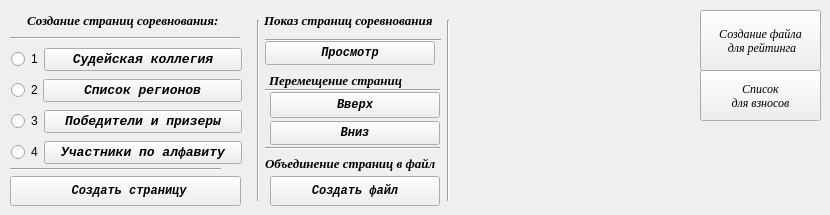
    <widget class="QWidget" name="tab_7">
     <attribute name="title">
      <string>Дополнительно</string>
     </attribute>
     <widget class="QPushButton" name="Button_made_R_file">
      <property name="geometry">
       <rect>
        <x>700</x>
        <y>10</y>
        <width>121</width>
        <height>61</height>
       </rect>
      </property>
      <property name="font">
       <font>
        <family>Times New Roman</family>
        <italic>true</italic>
       </font>
      </property>
      <property name="text">
       <string>Создание файла
 для рейтинга</string>
      </property>
      <property name="shortcut">
       <string/>
      </property>
      <property name="autoRepeat">
       <bool>false</bool>
      </property>
      <property name="default">
       <bool>false</bool>
      </property>
      <property name="flat">
       <bool>false</bool>
      </property>
     </widget>
     <widget class="Line" name="line_6">
      <property name="geometry">
       <rect>
        <x>250</x>
        <y>20</y>
        <width>16</width>
        <height>181</height>
       </rect>
      </property>
      <property name="orientation">
       <enum>Qt::Vertical</enum>
      </property>
     </widget>
     <widget class="QLabel" name="label_48">
      <property name="geometry">
       <rect>
        <x>27</x>
        <y>10</y>
        <width>211</width>
        <height>20</height>
       </rect>
      </property>
      <property name="font">
       <font>
        <family>Times New Roman</family>
        <pointsize>10</pointsize>
        <weight>75</weight>
        <italic>true</italic>
        <bold>true</bold>
       </font>
      </property>
      <property name="text">
       <string>Создание страниц соревнования:</string>
      </property>
     </widget>
     <widget class="Line" name="line_7">
      <property name="geometry">
       <rect>
        <x>10</x>
        <y>30</y>
        <width>230</width>
        <height>16</height>
       </rect>
      </property>
      <property name="orientation">
       <enum>Qt::Horizontal</enum>
      </property>
     </widget>
     <widget class="Line" name="line_8">
      <property name="geometry">
       <rect>
        <x>10</x>
        <y>161</y>
        <width>211</width>
        <height>16</height>
       </rect>
      </property>
      <property name="orientation">
       <enum>Qt::Horizontal</enum>
      </property>
     </widget>
     <widget class="QPushButton" name="Button_made_page_pdf">
      <property name="geometry">
       <rect>
        <x>10</x>
        <y>176</y>
        <width>231</width>
        <height>30</height>
       </rect>
      </property>
      <property name="font">
       <font>
        <family>Courier New</family>
        <weight>75</weight>
        <italic>true</italic>
        <bold>true</bold>
       </font>
      </property>
      <property name="text">
       <string> Создать страницу</string>
      </property>
     </widget>
     <widget class="QPushButton" name="Button_up">
      <property name="geometry">
       <rect>
        <x>270</x>
        <y>92</y>
        <width>170</width>
        <height>26</height>
       </rect>
      </property>
      <property name="font">
       <font>
        <family>Courier New</family>
        <weight>75</weight>
        <italic>true</italic>
        <bold>true</bold>
        <underline>false</underline>
       </font>
      </property>
      <property name="text">
       <string>Вверх</string>
      </property>
     </widget>
     <widget class="QPushButton" name="Button_down">
      <property name="geometry">
       <rect>
        <x>270</x>
        <y>121</y>
        <width>170</width>
        <height>24</height>
       </rect>
      </property>
      <property name="font">
       <font>
        <family>Courier New</family>
        <weight>75</weight>
        <italic>true</italic>
        <bold>true</bold>
        <underline>false</underline>
       </font>
      </property>
      <property name="text">
       <string>Вниз</string>
      </property>
     </widget>
     <widget class="QLabel" name="label_54">
      <property name="geometry">
       <rect>
        <x>269</x>
        <y>70</y>
        <width>171</width>
        <height>20</height>
       </rect>
      </property>
      <property name="font">
       <font>
        <family>Times New Roman</family>
        <pointsize>10</pointsize>
        <weight>75</weight>
        <italic>true</italic>
        <bold>true</bold>
       </font>
      </property>
      <property name="text">
       <string>Перемещение страниц</string>
      </property>
     </widget>
     <widget class="Line" name="line_9">
      <property name="geometry">
       <rect>
        <x>265</x>
        <y>140</y>
        <width>175</width>
        <height>16</height>
       </rect>
      </property>
      <property name="orientation">
       <enum>Qt::Horizontal</enum>
      </property>
     </widget>
     <widget class="Line" name="line_10">
      <property name="geometry">
       <rect>
        <x>265</x>
        <y>82</y>
        <width>175</width>
        <height>16</height>
       </rect>
      </property>
      <property name="orientation">
       <enum>Qt::Horizontal</enum>
      </property>
     </widget>
     <widget class="QPushButton" name="Button_made_one_file_pdf">
      <property name="geometry">
       <rect>
        <x>270</x>
        <y>176</y>
        <width>170</width>
        <height>30</height>
       </rect>
      </property>
      <property name="font">
       <font>
        <family>Courier New</family>
        <weight>75</weight>
        <italic>true</italic>
        <bold>true</bold>
       </font>
      </property>
      <property name="text">
       <string>Создать файл</string>
      </property>
     </widget>
     <widget class="QLabel" name="label_55">
      <property name="geometry">
       <rect>
        <x>265</x>
        <y>153</y>
        <width>191</width>
        <height>20</height>
       </rect>
      </property>
      <property name="font">
       <font>
        <family>Times New Roman</family>
        <pointsize>10</pointsize>
        <weight>75</weight>
        <italic>true</italic>
        <bold>true</bold>
       </font>
      </property>
      <property name="text">
       <string>Объединение страниц в файл</string>
      </property>
     </widget>
     <widget class="Line" name="line_11">
      <property name="geometry">
       <rect>
        <x>440</x>
        <y>20</y>
        <width>16</width>
        <height>181</height>
       </rect>
      </property>
      <property name="orientation">
       <enum>Qt::Vertical</enum>
      </property>
     </widget>
     <widget class="QWidget" name="layoutWidget">
      <property name="geometry">
       <rect>
        <x>11</x>
        <y>41</y>
        <width>231</width>
        <height>133</height>
       </rect>
      </property>
      <layout class="QVBoxLayout" name="verticalLayout_41">
       <property name="spacing">
        <number>1</number>
       </property>
       <item>
        <layout class="QHBoxLayout" name="horizontalLayout">
         <property name="spacing">
          <number>1</number>
         </property>
         <item>
          <widget class="QRadioButton" name="radioButton_GSK">
           <property name="layoutDirection">
            <enum>Qt::LeftToRight</enum>
           </property>
           <property name="text">
            <string>1</string>
           </property>
          </widget>
         </item>
         <item>
          <widget class="QPushButton" name="Button_list_referee">
           <property name="sizePolicy">
            <sizepolicy hsizetype="Expanding" vsizetype="Fixed">
             <horstretch>0</horstretch>
             <verstretch>0</verstretch>
            </sizepolicy>
           </property>
           <property name="font">
            <font>
             <family>Courier New</family>
             <pointsize>10</pointsize>
             <weight>75</weight>
             <italic>true</italic>
             <bold>true</bold>
            </font>
           </property>
           <property name="text">
            <string>Судейская коллегия</string>
           </property>
          </widget>
         </item>
        </layout>
       </item>
       <item>
        <layout class="QHBoxLayout" name="horizontalLayout_3">
         <property name="spacing">
          <number>0</number>
         </property>
         <item>
          <widget class="QRadioButton" name="radioButton_regions">
           <property name="sizePolicy">
            <sizepolicy hsizetype="Fixed" vsizetype="Fixed">
             <horstretch>0</horstretch>
             <verstretch>0</verstretch>
            </sizepolicy>
           </property>
           <property name="text">
            <string>2</string>
           </property>
          </widget>
         </item>
         <item>
          <widget class="QPushButton" name="Button_list_regions">
           <property name="sizePolicy">
            <sizepolicy hsizetype="Expanding" vsizetype="Fixed">
             <horstretch>0</horstretch>
             <verstretch>0</verstretch>
            </sizepolicy>
           </property>
           <property name="font">
            <font>
             <family>Courier New</family>
             <pointsize>10</pointsize>
             <weight>75</weight>
             <italic>true</italic>
             <bold>true</bold>
            </font>
           </property>
           <property name="text">
            <string>Список регионов</string>
           </property>
          </widget>
         </item>
        </layout>
       </item>
       <item>
        <layout class="QHBoxLayout" name="horizontalLayout_10">
         <property name="spacing">
          <number>1</number>
         </property>
         <item>
          <widget class="QRadioButton" name="radioButton_winner">
           <property name="sizePolicy">
            <sizepolicy hsizetype="Minimum" vsizetype="Fixed">
             <horstretch>0</horstretch>
             <verstretch>1</verstretch>
            </sizepolicy>
           </property>
           <property name="text">
            <string>3</string>
           </property>
          </widget>
         </item>
         <item>
          <widget class="QPushButton" name="Button_list_winner">
           <property name="sizePolicy">
            <sizepolicy hsizetype="Expanding" vsizetype="Fixed">
             <horstretch>0</horstretch>
             <verstretch>0</verstretch>
            </sizepolicy>
           </property>
           <property name="font">
            <font>
             <family>Courier New</family>
             <pointsize>10</pointsize>
             <weight>75</weight>
             <italic>true</italic>
             <bold>true</bold>
            </font>
           </property>
           <property name="text">
            <string>Победители и призеры</string>
           </property>
          </widget>
         </item>
        </layout>
       </item>
       <item>
        <layout class="QHBoxLayout" name="horizontalLayout_13">
         <property name="spacing">
          <number>1</number>
         </property>
         <item>
          <widget class="QRadioButton" name="radioButton_player_on_alf">
           <property name="sizePolicy">
            <sizepolicy hsizetype="Minimum" vsizetype="Fixed">
             <horstretch>0</horstretch>
             <verstretch>1</verstretch>
            </sizepolicy>
           </property>
           <property name="text">
            <string>4</string>
           </property>
          </widget>
         </item>
         <item>
          <widget class="QPushButton" name="Button_players_on_alf">
           <property name="sizePolicy">
            <sizepolicy hsizetype="Expanding" vsizetype="Fixed">
             <horstretch>0</horstretch>
             <verstretch>0</verstretch>
            </sizepolicy>
           </property>
           <property name="font">
            <font>
             <family>Courier New</family>
             <pointsize>10</pointsize>
             <weight>75</weight>
             <italic>true</italic>
             <bold>true</bold>
            </font>
           </property>
           <property name="text">
            <string>Участники по алфавиту</string>
           </property>
          </widget>
         </item>
        </layout>
       </item>
      </layout>
     </widget>
     <widget class="QLabel" name="label_56">
      <property name="geometry">
       <rect>
        <x>264</x>
        <y>10</y>
        <width>181</width>
        <height>20</height>
       </rect>
      </property>
      <property name="font">
       <font>
        <family>Times New Roman</family>
        <pointsize>10</pointsize>
        <weight>75</weight>
        <italic>true</italic>
        <bold>true</bold>
       </font>
      </property>
      <property name="text">
       <string>Показ страниц соревнования</string>
      </property>
     </widget>
     <widget class="QPushButton" name="Button_view_page_pdf">
      <property name="geometry">
       <rect>
        <x>265</x>
        <y>41</y>
        <width>170</width>
        <height>24</height>
       </rect>
      </property>
      <property name="font">
       <font>
        <family>Courier New</family>
        <weight>75</weight>
        <italic>true</italic>
        <bold>true</bold>
        <underline>false</underline>
       </font>
      </property>
      <property name="text">
       <string>Просмотр</string>
      </property>
     </widget>
     <widget class="Line" name="line_12">
      <property name="geometry">
       <rect>
        <x>265</x>
        <y>30</y>
        <width>176</width>
        <height>21</height>
       </rect>
      </property>
      <property name="orientation">
       <enum>Qt::Horizontal</enum>
      </property>
     </widget>
     <widget class="QPushButton" name="Button_pay">
      <property name="geometry">
       <rect>
        <x>700</x>
        <y>70</y>
        <width>121</width>
        <height>51</height>
       </rect>
      </property>
      <property name="font">
       <font>
        <family>Times New Roman</family>
        <italic>true</italic>
       </font>
      </property>
      <property name="text">
       <string>Список 
для взносов</string>
      </property>
     </widget>
    </widget>
